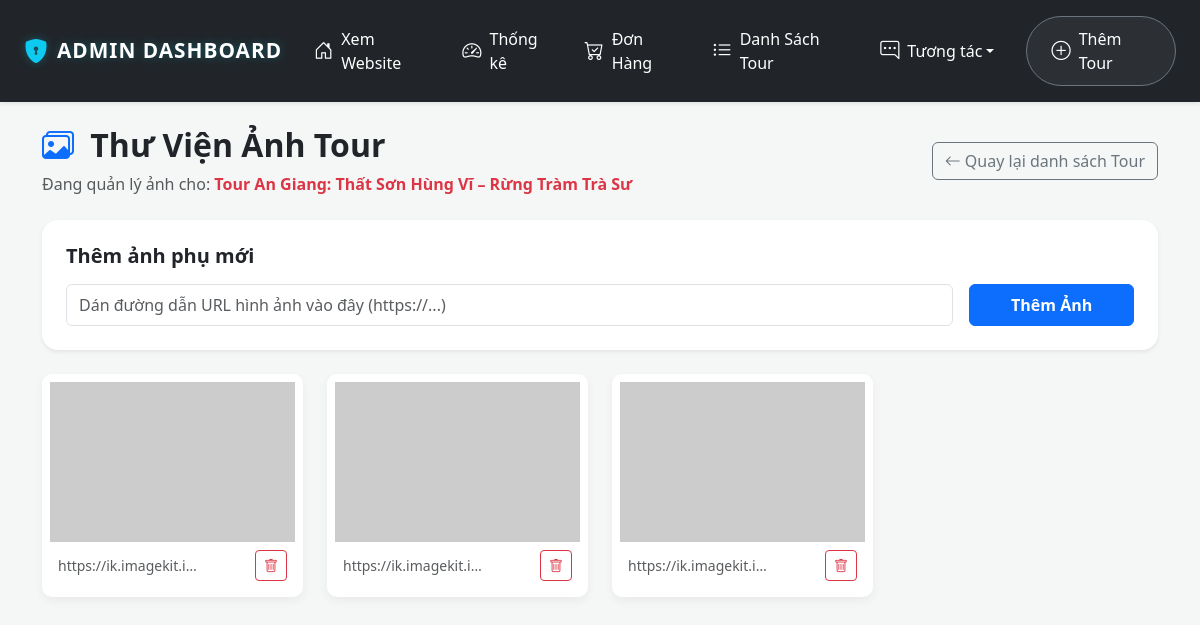
The app's page /admin_tour_images.php?tour_id=21 (signed in) with its own data.
### tables this page shows
CREATE TABLE `tours` (
  `TourID` int(11) NOT NULL,
  `TourName` varchar(250) NOT NULL,
  `CategoryID` int(11) DEFAULT NULL,
  `Price` decimal(18,2) NOT NULL,
  `Duration` varchar(50) DEFAULT NULL,
  `ImageURL` varchar(500) DEFAULT NULL,
  `Description` text DEFAULT NULL,
  `DepartureSchedule` varchar(100) DEFAULT NULL,
  `DepartureLocation` varchar(255) DEFAULT NULL,
  `MaxPeople` int(11) DEFAULT 10
);

CREATE TABLE `tour_images` (
  `ImageID` int(11) NOT NULL,
  `TourID` int(11) NOT NULL,
  `ImageURL` varchar(500) NOT NULL
);

### admin_tour_images.php (the view, shortened to what this page needs)
<?php
include 'db.php';
$tour_id = intval($_GET['tour_id']);
$sql_tour = "SELECT TourName FROM Tours WHERE TourID = ?";
$stmt_t = mysqli_prepare($conn, $sql_tour);
mysqli_stmt_bind_param($stmt_t, "i", $tour_id);
mysqli_stmt_execute($stmt_t);
$tour = mysqli_fetch_assoc(mysqli_stmt_get_result($stmt_t));
$sql_images = "SELECT * FROM tour_images WHERE TourID = ?";
$stmt_imgs = mysqli_prepare($conn, $sql_images);
mysqli_stmt_bind_param($stmt_imgs, "i", $tour_id);
mysqli_stmt_execute($stmt_imgs);
$list_images = mysqli_stmt_get_result($stmt_imgs);
?>
<!DOCTYPE html>
<html lang="vi">
<head>
    <link href="https://cdn.jsdelivr.net/npm/bootstrap@5.3.0/dist/css/bootstrap.min.css" rel="stylesheet">
    <link rel="stylesheet" href="https://cdn.jsdelivr.net/npm/bootstrap-icons@1.11.1/font/bootstrap-icons.css">
</head>
<body>
<?php include 'navbar_admin.php'; ?>
<div class="container mt-4 mb-5">
    <div class="d-flex justify-content-between align-items-center mb-4">
        <div>
            <h2 class="fw-bold text-dark"><i class="bi bi-images text-primary me-2"></i> Thư Viện Ảnh Tour</h2>
            <p class="text-muted mb-0">Đang quản lý ảnh cho: <strong class="text-danger"><?php echo htmlspecialchars($tour['TourName']); ?></strong></p>
        </div>
        <a href="admin_list_tours.php" class="btn btn-outline-secondary"><i class="bi bi-arrow-left"></i> Quay lại danh sách Tour</a>
    </div>
    <div class="card border-0 shadow-sm rounded-4 p-4 mb-4 bg-white">
        <h5 class="fw-bold mb-3">Thêm ảnh phụ mới</h5>
        <form method="POST" action="admin_tour_images.php?tour_id=<?php echo $tour_id; ?>" class="row g-3">
            <div class="col-md-10">
                <input type="url" name="image_url" class="form-control py-2" placeholder="Dán đường dẫn URL hình ảnh vào đây (https://...)" required>
            </div>
            <div class="col-md-2 d-grid">
                <button type="submit" name="add_image" class="btn btn-primary fw-bold">Thêm Ảnh</button>
            </div>
        </form>
    </div>
    <div class="row g-4">
        <?php if(mysqli_num_rows($list_images) > 0): ?>
            <?php while($img = mysqli_fetch_assoc($list_images)): ?>
                <div class="col-md-3 col-sm-6">
                    <div class="img-card p-2">
                        <img src="<?php echo htmlspecialchars($img['ImageURL']); ?>" alt="Tour Image" onerror="this.src='https://placehold.co/300x160?text=Lỗi+Ảnh';" onclick="showImageModal(this.src)" title="Nhấn để xem rõ hơn">
                        <div class="p-2 d-flex justify-content-between align-items-center">
                            <small class="text-muted text-truncate" style="max-width: 140px;"><?php echo htmlspecialchars($img['ImageURL']); ?></small>
                            <form method="POST" action="admin_tour_images.php?tour_id=<?php echo $tour_id; ?>" class="mb-0">
                                <button type="submit" class="btn btn-sm btn-outline-danger" onclick="return confirm('Xóa ảnh này khỏi thư viện?');" title="Xóa ảnh">
                                    <i class="bi bi-trash"></i>
                                </button>
                            </form>
                        </div>
                    </div>
                </div>
            <?php endwhile; ?>
        <?php else: ?>
            <div class="col-12 text-center py-5 text-muted fst-italic bg-white rounded-4 shadow-sm">
                Tour này chưa có ảnh phụ nào trong thư viện. Hãy thêm ảnh ở khung phía trên!
            </div>
        <?php endif; ?>
    </div>
</div>
</body>
</html>

### admin_tour_images.php (style rules this page uses)
body { background-color: #f4f7f6; font-family: 'Segoe UI', sans-serif; }
.img-card { position: relative; border-radius: 10px; overflow: hidden; box-shadow: 0 4px 10px rgba(0,0,0,0.05); background: white; }
.img-card img { width: 100%; height: 160px; object-fit: cover; cursor: pointer; transition: 0.3s; }

### navbar_admin.php (style rules this page uses)
html { overflow-y: scroll; }

### records on screen
tours: TourName "Tour An Giang: Thất Sơn Hùng Vĩ – Rừng Tràm Trà Sư"
tour_images: ImageURL "https://ik.imagekit.i…"
tour_images: ImageURL "https://ik.imagekit.i…"
tour_images: ImageURL "https://ik.imagekit.i…"
